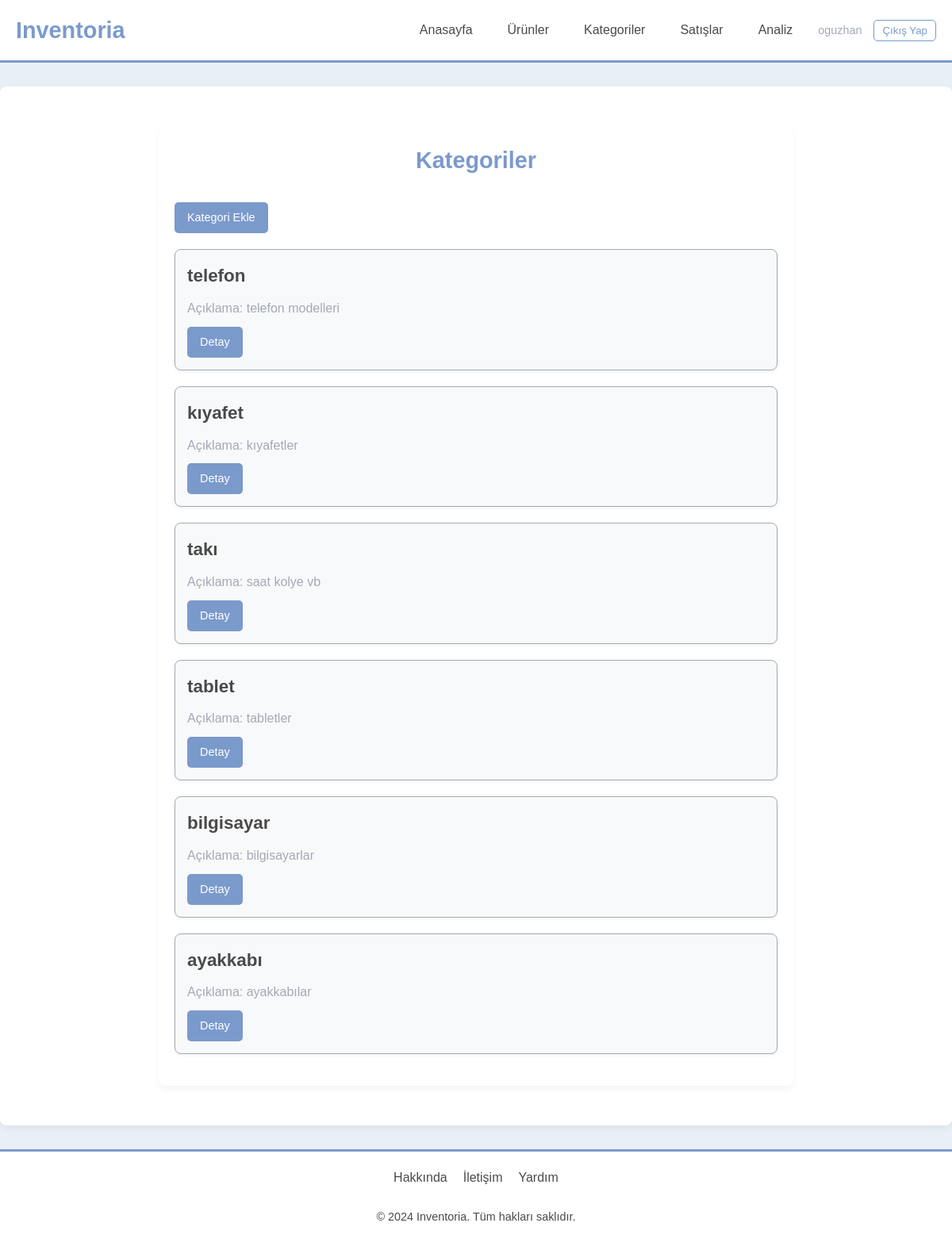
Page /category/ (signed in) on the committed database.
### category/models.py (models this page shows, shortened)
class Category(models.Model):
    name = models.CharField(max_length=100)
    description = models.TextField(blank=True, null=True)

### category/views.py (the view)
# urls.py: path('', views.category_list, name='list'),
@login_required
def category_list(request):
    categories = Category.objects.all()
    return render(request, 'category_list.html', {'categories': categories})

### category/templates/category_list.html (shortened to what this page needs)
{% extends 'base.html' %}
{% load static %}
{% block custom_css %}
<link rel="stylesheet" href="{% static 'css/category/category_list.css' %}">
{% endblock custom_css %}
{% block content %}
<div class="category-page-container">
    <h1>Kategoriler</h1>
    <a href="{% url 'category:create' %}" class="btn btn-primary cat-title">Kategori Ekle</a>
    {% if categories %}
        <ul>
            {% for category in categories %}
                <li>
                    <h2>{{ category.name }}</h2>
                    <p>Açıklama: {{ category.description }}</p>
                    <a href="{% url 'category:detail' category.id %}" class="btn btn-primary">Detay</a>
                </li>
            {% endfor %}
        </ul>
    {% else %}
        <p class="no-category">Henüz kategori yok.</p>
    {% endif %}
</div>
{% endblock content %}

### templates/navbar.html (shortened to what this page needs)
<header class="nav-head">
    <nav class="navbar">
        <div class="navbar-container">
            <a href="{% url 'inventory:index' %}" class="logo">Inventoria</a>
            <ul id="nav-list" class="nav-list">
                <li><a href="{% url 'inventory:index' %}">Anasayfa</a></li>
                <li><a href="{% url 'inventory:product' %}">Ürünler</a></li>
                <li><a href="{% url 'category:list' %}">Kategoriler</a></li>
                <li><a href="{% url 'sales:sale_list' %}">Satışlar</a></li>
                <li><a href="{% url 'analysis:user_analysis' %}">Analiz</a></li>
                {% if user.is_authenticated %}
                    <li class="auth-links">
                        <span>{{ user.username }}</span>
                        <form method="POST" action="{% url 'logout' %}">
                            <button type="submit" class="logout-button">Çıkış Yap</button>
                        </form>
                    </li>
                {% else %}
                    <li><a href="{% url 'login' %}">Giriş Yap</a></li>
                    <li><a href="{% url 'users:register' %}">Kayıt Ol</a></li>
                {% endif %}
            </ul>
        </div>
    </nav>
</header>

### static/css/style.css (style rules this page uses)
:root { --primary-color: #7B9ACC; --secondary-color: #A3A9B5; --background-color: #E9EFF6; --card-background-color: #FFFFFF; --text-color: #4A4A4A; --link-hover-color: #95B9D6; }
* { margin: 0; padding: 0; box-sizing: border-box; }
body { font-family: Arial, sans-serif; background-color: var(--background-color); color: var(--text-color); line-height: 1.6; display: flex; flex-direction: column; min-height: 100vh; }
h1, h2, h3, h4, h5, h6 { color: var(--text-color); font-weight: 600; }
a { color: var(--primary-color); text-decoration: none; }

### static/css/navbar.css (style rules this page uses)
.nav-head { background-color: var(--card-background-color); padding: 15px 0; border-bottom: 3px solid var(--primary-color); z-index: 20; }
.navbar .navbar-container { display: flex; align-items: center; justify-content: space-between; max-width: 1200px; margin: 0 auto; padding: 0 20px; }
.logo { font-size: 1.8rem; color: var(--primary-color); font-weight: bold; text-decoration: none; }
.nav-list { display: flex; gap: 20px; list-style: none; align-items: center; transition: transform 0.3s ease; z-index: 30; }
.nav-list li a { color: var(--text-color); font-size: 1rem; padding: 8px 12px; border-radius: 5px; transition: color 0.3s, background-color 0.3s; }
.auth-links { display: flex; align-items: center; gap: 15px; }
.auth-links span { color: var(--secondary-color); font-size: 0.9rem; }
.logout-button { background-color: transparent; color: var(--primary-color); border: 1px solid var(--primary-color); padding: 5px 10px; cursor: pointer; border-radius: 5px; transition: background-color 0.3s, color 0.3s; }

### static/css/category/category_list.css (style rules this page uses)
.category-page-container { max-width: 800px; margin: 30px auto; padding: 20px; background-color: var(--card-background-color); border-radius: 8px; box-shadow: 0 4px 8px rgba(0, 0, 0, 0.05); }
.category-page-container h1 { color: var(--primary-color); font-size: 1.8rem; text-align: center; margin-bottom: 20px; }
.category-page-container ul { list-style-type: none; padding: 0; }
.category-page-container li { margin-bottom: 20px; padding: 15px; border: 1px solid var(--secondary-color); border-radius: 8px; background-color: #f8f9fa; box-shadow: 0 2px 4px rgba(0, 0, 0, 0.05); }
.category-page-container h2 { color: var(--text-color); font-size: 1.4rem; margin: 0 0 10px; }
.category-page-container p { color: var(--secondary-color); font-size: 1rem; margin: 0; }
.category-page-container .btn { display: inline-block; margin-top: 10px; padding: 8px 16px; font-size: 0.9rem; border-radius: 5px; text-decoration: none; color: #ffffff; cursor: pointer; transition: background-color 0.3s, transform 0.2s; }
.category-page-container .cat-title { margin-bottom: 20px; }
.category-page-container .btn-primary { background-color: var(--primary-color); border: none; }

### rows in the picture
Category: name "telefon", description "telefon modelleri"
Category: name "kıyafet", description "kıyafetler"
Category: name "takı", description "saat kolye vb"
Category: name "tablet", description "tabletler"
Category: name "bilgisayar", description "bilgisayarlar"
Category: name "ayakkabı", description "ayakkabılar"

### other values in the picture
{{ user.username }} "oguzhan"
